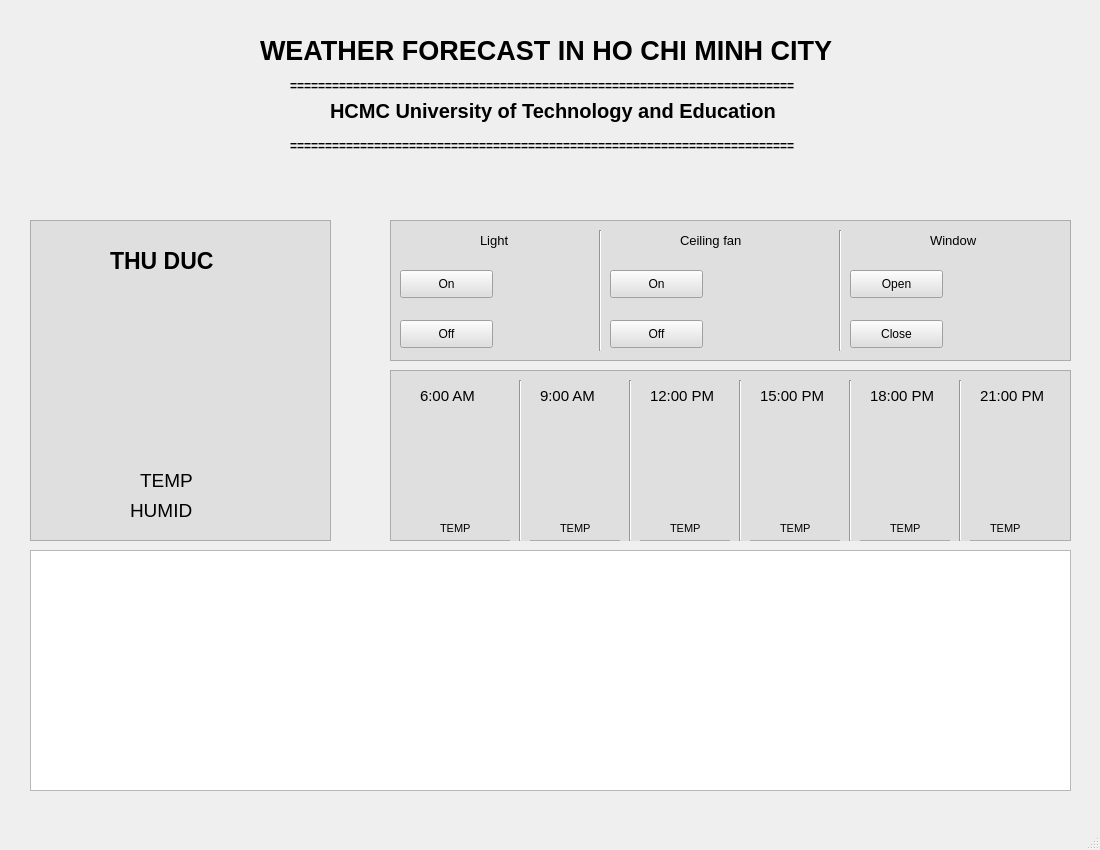
<?xml version="1.0" encoding="UTF-8"?>
<ui version="4.0">
 <class>MainWindow</class>
 <widget class="QMainWindow" name="MainWindow">
  <property name="geometry">
   <rect>
    <x>0</x>
    <y>0</y>
    <width>1100</width>
    <height>850</height>
   </rect>
  </property>
  <property name="windowTitle">
   <string>MainWindow</string>
  </property>
  <widget class="QWidget" name="centralwidget">
   <widget class="QLabel" name="label">
    <property name="geometry">
     <rect>
      <x>20</x>
      <y>10</y>
      <width>231</width>
      <height>191</height>
     </rect>
    </property>
    <property name="styleSheet">
     <string notr="true">image: url(:/myimage/logo-removebg-preview.png);</string>
    </property>
    <property name="text">
     <string/>
    </property>
   </widget>
   <widget class="QLabel" name="label_2">
    <property name="geometry">
     <rect>
      <x>260</x>
      <y>20</y>
      <width>771</width>
      <height>61</height>
     </rect>
    </property>
    <property name="font">
     <font>
      <pointsize>20</pointsize>
      <weight>75</weight>
      <bold>true</bold>
     </font>
    </property>
    <property name="text">
     <string>WEATHER FORECAST IN HO CHI MINH CITY</string>
    </property>
   </widget>
   <widget class="QLabel" name="label_3">
    <property name="geometry">
     <rect>
      <x>330</x>
      <y>90</y>
      <width>591</width>
      <height>41</height>
     </rect>
    </property>
    <property name="font">
     <font>
      <pointsize>15</pointsize>
      <weight>75</weight>
      <bold>true</bold>
     </font>
    </property>
    <property name="text">
     <string>HCMC University of Technology and Education</string>
    </property>
   </widget>
   <widget class="QLabel" name="label_4">
    <property name="geometry">
     <rect>
      <x>290</x>
      <y>70</y>
      <width>651</width>
      <height>31</height>
     </rect>
    </property>
    <property name="font">
     <font>
      <weight>75</weight>
      <bold>true</bold>
     </font>
    </property>
    <property name="text">
     <string>========================================================================</string>
    </property>
   </widget>
   <widget class="QLabel" name="label_5">
    <property name="geometry">
     <rect>
      <x>290</x>
      <y>130</y>
      <width>651</width>
      <height>31</height>
     </rect>
    </property>
    <property name="font">
     <font>
      <weight>75</weight>
      <bold>true</bold>
     </font>
    </property>
    <property name="text">
     <string>========================================================================</string>
    </property>
   </widget>
   <widget class="QGraphicsView" name="graphicsView">
    <property name="geometry">
     <rect>
      <x>30</x>
      <y>550</y>
      <width>1041</width>
      <height>241</height>
     </rect>
    </property>
   </widget>
   <widget class="QFrame" name="frame">
    <property name="geometry">
     <rect>
      <x>30</x>
      <y>220</y>
      <width>301</width>
      <height>321</height>
     </rect>
    </property>
    <property name="autoFillBackground">
     <bool>false</bool>
    </property>
    <property name="styleSheet">
     <string notr="true">background-color: rgb(223, 223, 223);</string>
    </property>
    <property name="frameShape">
     <enum>QFrame::StyledPanel</enum>
    </property>
    <property name="frameShadow">
     <enum>QFrame::Raised</enum>
    </property>
    <widget class="QLabel" name="label_6">
     <property name="geometry">
      <rect>
       <x>80</x>
       <y>20</y>
       <width>131</width>
       <height>41</height>
      </rect>
     </property>
     <property name="font">
      <font>
       <pointsize>17</pointsize>
       <weight>75</weight>
       <bold>true</bold>
      </font>
     </property>
     <property name="text">
      <string>THU DUC</string>
     </property>
    </widget>
    <widget class="QLabel" name="label_7">
     <property name="geometry">
      <rect>
       <x>110</x>
       <y>240</y>
       <width>81</width>
       <height>41</height>
      </rect>
     </property>
     <property name="font">
      <font>
       <pointsize>14</pointsize>
      </font>
     </property>
     <property name="text">
      <string>TEMP</string>
     </property>
    </widget>
    <widget class="QLabel" name="label_8">
     <property name="geometry">
      <rect>
       <x>50</x>
       <y>70</y>
       <width>181</width>
       <height>151</height>
      </rect>
     </property>
     <property name="styleSheet">
      <string notr="true">image: url(:/myimage/sun.png);</string>
     </property>
     <property name="text">
      <string/>
     </property>
    </widget>
    <widget class="QLabel" name="label_33">
     <property name="geometry">
      <rect>
       <x>100</x>
       <y>280</y>
       <width>91</width>
       <height>21</height>
      </rect>
     </property>
     <property name="font">
      <font>
       <pointsize>14</pointsize>
      </font>
     </property>
     <property name="text">
      <string>HUMID</string>
     </property>
    </widget>
   </widget>
   <widget class="QFrame" name="frame_2">
    <property name="geometry">
     <rect>
      <x>390</x>
      <y>370</y>
      <width>681</width>
      <height>171</height>
     </rect>
    </property>
    <property name="autoFillBackground">
     <bool>false</bool>
    </property>
    <property name="styleSheet">
     <string notr="true">background-color: rgb(223, 223, 223);</string>
    </property>
    <property name="frameShape">
     <enum>QFrame::StyledPanel</enum>
    </property>
    <property name="frameShadow">
     <enum>QFrame::Raised</enum>
    </property>
    <widget class="QLabel" name="label_9">
     <property name="geometry">
      <rect>
       <x>30</x>
       <y>10</y>
       <width>81</width>
       <height>31</height>
      </rect>
     </property>
     <property name="font">
      <font>
       <pointsize>11</pointsize>
      </font>
     </property>
     <property name="text">
      <string>6:00 AM</string>
     </property>
    </widget>
    <widget class="QLabel" name="label_10">
     <property name="geometry">
      <rect>
       <x>150</x>
       <y>10</y>
       <width>81</width>
       <height>31</height>
      </rect>
     </property>
     <property name="font">
      <font>
       <pointsize>11</pointsize>
      </font>
     </property>
     <property name="text">
      <string>9:00 AM</string>
     </property>
    </widget>
    <widget class="QLabel" name="label_11">
     <property name="geometry">
      <rect>
       <x>260</x>
       <y>10</y>
       <width>81</width>
       <height>31</height>
      </rect>
     </property>
     <property name="font">
      <font>
       <pointsize>11</pointsize>
      </font>
     </property>
     <property name="text">
      <string>12:00 PM</string>
     </property>
    </widget>
    <widget class="QLabel" name="label_12">
     <property name="geometry">
      <rect>
       <x>370</x>
       <y>10</y>
       <width>81</width>
       <height>31</height>
      </rect>
     </property>
     <property name="font">
      <font>
       <pointsize>11</pointsize>
      </font>
     </property>
     <property name="text">
      <string>15:00 PM</string>
     </property>
    </widget>
    <widget class="QLabel" name="label_13">
     <property name="geometry">
      <rect>
       <x>480</x>
       <y>10</y>
       <width>81</width>
       <height>31</height>
      </rect>
     </property>
     <property name="font">
      <font>
       <pointsize>11</pointsize>
      </font>
     </property>
     <property name="text">
      <string>18:00 PM</string>
     </property>
    </widget>
    <widget class="QLabel" name="label_14">
     <property name="geometry">
      <rect>
       <x>590</x>
       <y>10</y>
       <width>81</width>
       <height>31</height>
      </rect>
     </property>
     <property name="font">
      <font>
       <pointsize>11</pointsize>
      </font>
     </property>
     <property name="text">
      <string>21:00 PM</string>
     </property>
    </widget>
    <widget class="QLabel" name="label_15">
     <property name="geometry">
      <rect>
       <x>50</x>
       <y>150</y>
       <width>55</width>
       <height>16</height>
      </rect>
     </property>
     <property name="font">
      <font>
       <pointsize>8</pointsize>
      </font>
     </property>
     <property name="text">
      <string>TEMP</string>
     </property>
    </widget>
    <widget class="QLabel" name="label_16">
     <property name="geometry">
      <rect>
       <x>170</x>
       <y>150</y>
       <width>55</width>
       <height>16</height>
      </rect>
     </property>
     <property name="font">
      <font>
       <pointsize>8</pointsize>
      </font>
     </property>
     <property name="text">
      <string>TEMP</string>
     </property>
    </widget>
    <widget class="QLabel" name="label_17">
     <property name="geometry">
      <rect>
       <x>280</x>
       <y>150</y>
       <width>55</width>
       <height>16</height>
      </rect>
     </property>
     <property name="font">
      <font>
       <pointsize>8</pointsize>
      </font>
     </property>
     <property name="text">
      <string>TEMP</string>
     </property>
    </widget>
    <widget class="QLabel" name="label_18">
     <property name="geometry">
      <rect>
       <x>390</x>
       <y>150</y>
       <width>55</width>
       <height>16</height>
      </rect>
     </property>
     <property name="font">
      <font>
       <pointsize>8</pointsize>
      </font>
     </property>
     <property name="text">
      <string>TEMP</string>
     </property>
    </widget>
    <widget class="QLabel" name="label_19">
     <property name="geometry">
      <rect>
       <x>500</x>
       <y>150</y>
       <width>55</width>
       <height>16</height>
      </rect>
     </property>
     <property name="font">
      <font>
       <pointsize>8</pointsize>
      </font>
     </property>
     <property name="text">
      <string>TEMP</string>
     </property>
    </widget>
    <widget class="QLabel" name="label_20">
     <property name="geometry">
      <rect>
       <x>600</x>
       <y>150</y>
       <width>55</width>
       <height>16</height>
      </rect>
     </property>
     <property name="font">
      <font>
       <pointsize>8</pointsize>
      </font>
     </property>
     <property name="text">
      <string>TEMP</string>
     </property>
    </widget>
    <widget class="Line" name="line">
     <property name="geometry">
      <rect>
       <x>120</x>
       <y>10</y>
       <width>20</width>
       <height>161</height>
      </rect>
     </property>
     <property name="orientation">
      <enum>Qt::Vertical</enum>
     </property>
    </widget>
    <widget class="Line" name="line_2">
     <property name="geometry">
      <rect>
       <x>230</x>
       <y>10</y>
       <width>20</width>
       <height>161</height>
      </rect>
     </property>
     <property name="orientation">
      <enum>Qt::Vertical</enum>
     </property>
    </widget>
    <widget class="Line" name="line_3">
     <property name="geometry">
      <rect>
       <x>340</x>
       <y>10</y>
       <width>20</width>
       <height>161</height>
      </rect>
     </property>
     <property name="orientation">
      <enum>Qt::Vertical</enum>
     </property>
    </widget>
    <widget class="Line" name="line_4">
     <property name="geometry">
      <rect>
       <x>450</x>
       <y>10</y>
       <width>20</width>
       <height>161</height>
      </rect>
     </property>
     <property name="orientation">
      <enum>Qt::Vertical</enum>
     </property>
    </widget>
    <widget class="Line" name="line_5">
     <property name="geometry">
      <rect>
       <x>560</x>
       <y>10</y>
       <width>20</width>
       <height>161</height>
      </rect>
     </property>
     <property name="orientation">
      <enum>Qt::Vertical</enum>
     </property>
    </widget>
    <widget class="QLabel" name="label_21">
     <property name="geometry">
      <rect>
       <x>20</x>
       <y>50</y>
       <width>91</width>
       <height>91</height>
      </rect>
     </property>
     <property name="styleSheet">
      <string notr="true">image: url(:/myimage/clouds.png);</string>
     </property>
     <property name="text">
      <string/>
     </property>
    </widget>
    <widget class="QLabel" name="label_22">
     <property name="geometry">
      <rect>
       <x>140</x>
       <y>50</y>
       <width>91</width>
       <height>91</height>
      </rect>
     </property>
     <property name="styleSheet">
      <string notr="true">image: url(:/myimage/sun.png);</string>
     </property>
     <property name="text">
      <string/>
     </property>
    </widget>
    <widget class="QLabel" name="label_23">
     <property name="geometry">
      <rect>
       <x>250</x>
       <y>50</y>
       <width>91</width>
       <height>91</height>
      </rect>
     </property>
     <property name="styleSheet">
      <string notr="true">image: url(:/myimage/rainy-day.png);</string>
     </property>
     <property name="text">
      <string/>
     </property>
    </widget>
    <widget class="QLabel" name="label_24">
     <property name="geometry">
      <rect>
       <x>360</x>
       <y>50</y>
       <width>91</width>
       <height>91</height>
      </rect>
     </property>
     <property name="styleSheet">
      <string notr="true">image: url(:/myimage/rainy-day.png);</string>
     </property>
     <property name="text">
      <string/>
     </property>
    </widget>
    <widget class="QLabel" name="label_25">
     <property name="geometry">
      <rect>
       <x>470</x>
       <y>50</y>
       <width>91</width>
       <height>91</height>
      </rect>
     </property>
     <property name="styleSheet">
      <string notr="true">image: url(:/myimage/clouds.png);</string>
     </property>
     <property name="text">
      <string/>
     </property>
    </widget>
    <widget class="QLabel" name="label_26">
     <property name="geometry">
      <rect>
       <x>580</x>
       <y>50</y>
       <width>91</width>
       <height>91</height>
      </rect>
     </property>
     <property name="styleSheet">
      <string notr="true">image: url(:/myimage/clouds.png);</string>
     </property>
     <property name="text">
      <string/>
     </property>
    </widget>
   </widget>
   <widget class="QFrame" name="frame_3">
    <property name="geometry">
     <rect>
      <x>390</x>
      <y>220</y>
      <width>681</width>
      <height>141</height>
     </rect>
    </property>
    <property name="styleSheet">
     <string notr="true">background-color: rgb(223, 223, 223);</string>
    </property>
    <property name="frameShape">
     <enum>QFrame::StyledPanel</enum>
    </property>
    <property name="frameShadow">
     <enum>QFrame::Raised</enum>
    </property>
    <widget class="QLabel" name="label_27">
     <property name="geometry">
      <rect>
       <x>100</x>
       <y>40</y>
       <width>101</width>
       <height>91</height>
      </rect>
     </property>
     <property name="styleSheet">
      <string notr="true">image: url(:/myimage/lamp_off.png);</string>
     </property>
     <property name="text">
      <string/>
     </property>
    </widget>
    <widget class="QLabel" name="label_28">
     <property name="geometry">
      <rect>
       <x>330</x>
       <y>40</y>
       <width>101</width>
       <height>91</height>
      </rect>
     </property>
     <property name="styleSheet">
      <string notr="true">image: url(:/myimage/ceiling-fan-off.png);</string>
     </property>
     <property name="text">
      <string/>
     </property>
    </widget>
    <widget class="Line" name="line_6">
     <property name="geometry">
      <rect>
       <x>200</x>
       <y>10</y>
       <width>20</width>
       <height>121</height>
      </rect>
     </property>
     <property name="orientation">
      <enum>Qt::Vertical</enum>
     </property>
    </widget>
    <widget class="Line" name="line_7">
     <property name="geometry">
      <rect>
       <x>440</x>
       <y>10</y>
       <width>20</width>
       <height>121</height>
      </rect>
     </property>
     <property name="orientation">
      <enum>Qt::Vertical</enum>
     </property>
    </widget>
    <widget class="QLabel" name="label_29">
     <property name="geometry">
      <rect>
       <x>570</x>
       <y>40</y>
       <width>101</width>
       <height>91</height>
      </rect>
     </property>
     <property name="styleSheet">
      <string notr="true">image: url(:/myimage/close.png);</string>
     </property>
     <property name="text">
      <string/>
     </property>
    </widget>
    <widget class="QLabel" name="label_30">
     <property name="geometry">
      <rect>
       <x>90</x>
       <y>10</y>
       <width>61</width>
       <height>21</height>
      </rect>
     </property>
     <property name="font">
      <font>
       <pointsize>10</pointsize>
      </font>
     </property>
     <property name="text">
      <string>Light</string>
     </property>
    </widget>
    <widget class="QLabel" name="label_31">
     <property name="geometry">
      <rect>
       <x>290</x>
       <y>10</y>
       <width>81</width>
       <height>21</height>
      </rect>
     </property>
     <property name="font">
      <font>
       <pointsize>10</pointsize>
      </font>
     </property>
     <property name="text">
      <string>Ceiling fan</string>
     </property>
    </widget>
    <widget class="QLabel" name="label_32">
     <property name="geometry">
      <rect>
       <x>540</x>
       <y>10</y>
       <width>61</width>
       <height>21</height>
      </rect>
     </property>
     <property name="font">
      <font>
       <pointsize>10</pointsize>
      </font>
     </property>
     <property name="text">
      <string>Window</string>
     </property>
    </widget>
    <widget class="QPushButton" name="pushButton">
     <property name="geometry">
      <rect>
       <x>10</x>
       <y>50</y>
       <width>93</width>
       <height>28</height>
      </rect>
     </property>
     <property name="text">
      <string>On</string>
     </property>
    </widget>
    <widget class="QPushButton" name="pushButton_2">
     <property name="geometry">
      <rect>
       <x>220</x>
       <y>50</y>
       <width>93</width>
       <height>28</height>
      </rect>
     </property>
     <property name="text">
      <string>On</string>
     </property>
    </widget>
    <widget class="QPushButton" name="pushButton_3">
     <property name="geometry">
      <rect>
       <x>460</x>
       <y>50</y>
       <width>93</width>
       <height>28</height>
      </rect>
     </property>
     <property name="text">
      <string>Open</string>
     </property>
    </widget>
    <widget class="QPushButton" name="pushButton_4">
     <property name="geometry">
      <rect>
       <x>10</x>
       <y>100</y>
       <width>93</width>
       <height>28</height>
      </rect>
     </property>
     <property name="text">
      <string>Off</string>
     </property>
    </widget>
    <widget class="QPushButton" name="pushButton_5">
     <property name="geometry">
      <rect>
       <x>220</x>
       <y>100</y>
       <width>93</width>
       <height>28</height>
      </rect>
     </property>
     <property name="text">
      <string>Off</string>
     </property>
    </widget>
    <widget class="QPushButton" name="pushButton_6">
     <property name="geometry">
      <rect>
       <x>460</x>
       <y>100</y>
       <width>93</width>
       <height>28</height>
      </rect>
     </property>
     <property name="text">
      <string>Close</string>
     </property>
    </widget>
   </widget>
  </widget>
  <widget class="QMenuBar" name="menubar">
   <property name="geometry">
    <rect>
     <x>0</x>
     <y>0</y>
     <width>1100</width>
     <height>26</height>
    </rect>
   </property>
  </widget>
  <widget class="QStatusBar" name="statusbar"/>
 </widget>
 <resources>
  <include location="image.qrc"/>
 </resources>
 <connections/>
</ui>
